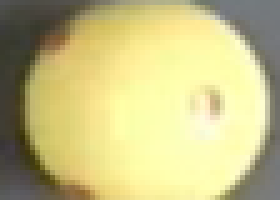
#> input picture BAL.png, 56 x 40 px, given in place of the camera (shown 5 times larger)
$ python ball.py
#> lines starting #> are read from the running program, lines starting #| are printed output that depends on the picture; after the words box and inside, x2 and y2 are one past the last pixel; in counts of white or black regions, pixels touching at a corner belong together
# import the necessary packages
from collections import deque
from imutils.video import VideoStream
import numpy as np
import argparse
import cv2
import imutils
import time

# construct the argument parse and parse the arguments
ap = argparse.ArgumentParser()
ap.add_argument("-v", "--video",
                help="path to the (optional) video file")
ap.add_argument("-b", "--buffer", type=int, default=64,
                help="max buffer size")
args = vars(ap.parse_args())

# define the lower and upper boundaries of the "green"
# ball in the HSV color space, then initialize the
# list of tracked points
greenUpper = (35, 156, 255)
greenLower = (0, 28, 182)
pts = deque(maxlen=args["buffer"])

# if a video path was not supplied, grab the reference
# to the webcam
if not args.get("video", False):
    vs = VideoStream(src=0).start()

# otherwise, grab a reference to the video file
else:
    vs = cv2.VideoCapture(args["video"])

# allow the camera or video file to warm up
time.sleep(2.0)

# keep looping
while True:
    # grab the current frame
    frame = vs.read()
#> frame is the input picture: shape (40, 56, 3); mean B, G, R 131.1, 190.2, 197.7

    # handle the frame from VideoCapture or VideoStream
    frame = frame[1] if args.get("video", False) else frame

    # if we are viewing a video and we did not grab a frame,
    # then we have reached the end of the video
    if frame is None:
        break

    # resize the frame, blur it, and convert it to the HSV
    # color space
    frame = imutils.resize(frame, width=600)
#> frame: shape (428, 600, 3)
    blurred = cv2.GaussianBlur(frame, (11, 11), 0)
    hsv = cv2.cvtColor(blurred, cv2.COLOR_BGR2HSV)
#> hsv: shape (428, 600, 3); mean H, S, V 30.8, 82.3, 198.1

    # construct a mask for the color "white", then perform
    # a series of dilations and erosions to remove any small
    # blobs left in the mask
    mask = cv2.inRange(hsv, greenLower, greenUpper)
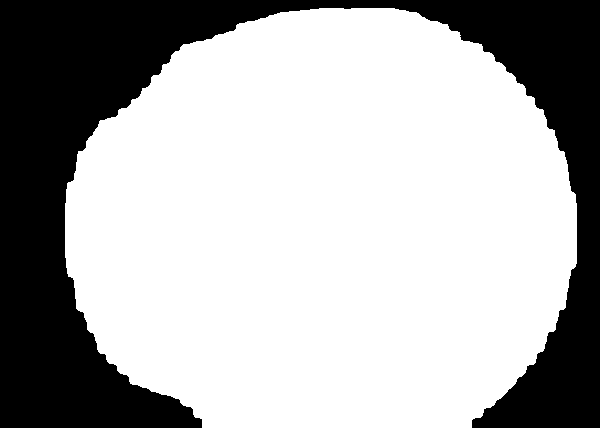
#> mask: shape (428, 600); 68.4% white; 1 black region, box (x1, y1, x2, y2) and area: (0, 0, 600, 428) 81081
    mask = cv2.erode(mask, None, iterations=2)
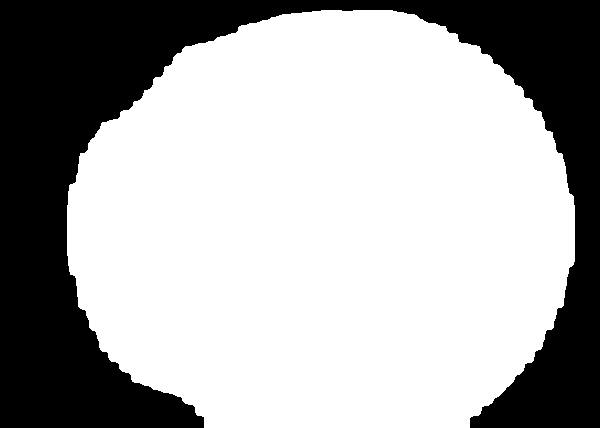
#> mask: shape (428, 600); 67.2% white; 1 black region, box (x1, y1, x2, y2) and area: (0, 0, 600, 428) 84266
    mask = cv2.dilate(mask, None, iterations=2)
#> mask: shape (428, 600); 68.4% white; 1 black region

    # find contours in the mask and initialize the current
    # (x, y) center of the ball
    cnts = cv2.findContours(mask.copy(), cv2.RETR_EXTERNAL,
                            cv2.CHAIN_APPROX_SIMPLE)
#> cnts = 1 contour; box (x1, y1, x2, y2) and area: (65, 8, 577, 428) 174955
    cnts = imutils.grab_contours(cnts)
    center = None

    contour_list = []
    for cnt in cnts:
        approx = cv2.approxPolyDP(cnt, 0.01*cv2.arcLength(cnt,True),True)
        area = cv2.contourArea(cnt)
        if (len(approx) > 7) & (len(approx) < 15) & (area > 30):
            contour_list.append(cnt)
#> this loop made 1 pass
#> area on pass 1: 174955
#> after the loop, contour_list has the same summary as cnts

    # only proceed if at least one contour was found
    if len(contour_list) > 0:
        # find the largest contour in the mask, then use
        # it to compute the minimum enclosing circle and
        # centroid
        c = max(contour_list, key=cv2.contourArea)
#> c = contour of 470 points, box (x1, y1, x2, y2) (65, 8, 577, 428), area 174955
        ((x, y), radius) = cv2.minEnclosingCircle(c)
#> x = 320.7; y = 228; radius = 257.7
        M = cv2.moments(c)
#> M = moments, m00 174955, centre m10/m00, m01/m00 = (324.5, 225.7)
        center = (int(M["m10"] / M["m00"]), int(M["m01"] / M["m00"]))
#> center = (324, 225)

        # only proceed if the radius meets a minimum size
        if 7 < radius < 15:
            # draw the circle and centroid on the frame,
            # then update the list of tracked points
            cv2.circle(frame, (int(x), int(y)), int(radius),
                       (0, 255, 100), 2)
            #cv2.circle(frame, center, 5, (0, 0, 255), -1)

    # update the points queue`
    pts.appendleft(center)

    # loop over the set of tracked points
    # for i in range(1, len(pts)):
    #     # if either of the tracked points are None, ignore
    #     # them
    #     if pts[i - 1] is None or pts[i] is None:
    #         continue
    #
    #     # otherwise, compute the thickness of the line and
    #     # draw the connecting lines
    #     thickness = int(np.sqrt(args["buffer"] / float(i + 1)) * 2.5)
    #     cv2.line(frame, pts[i - 1], pts[i], (0, 0, 255), thickness)

    # show the frame to our screen
    cv2.imshow("Frame", frame)
    key = cv2.waitKey(1) & 0xFF
#> (key q is pressed here)

    # if the 'q' key is pressed, stop the loop
    if key == ord("q"):
        break

# if we are not using a video file, stop the camera video stream
if not args.get("video", False):
    vs.stop()

# otherwise, release the camera
else:
    vs.release()

# close all windows
cv2.destroyAllWindows()
